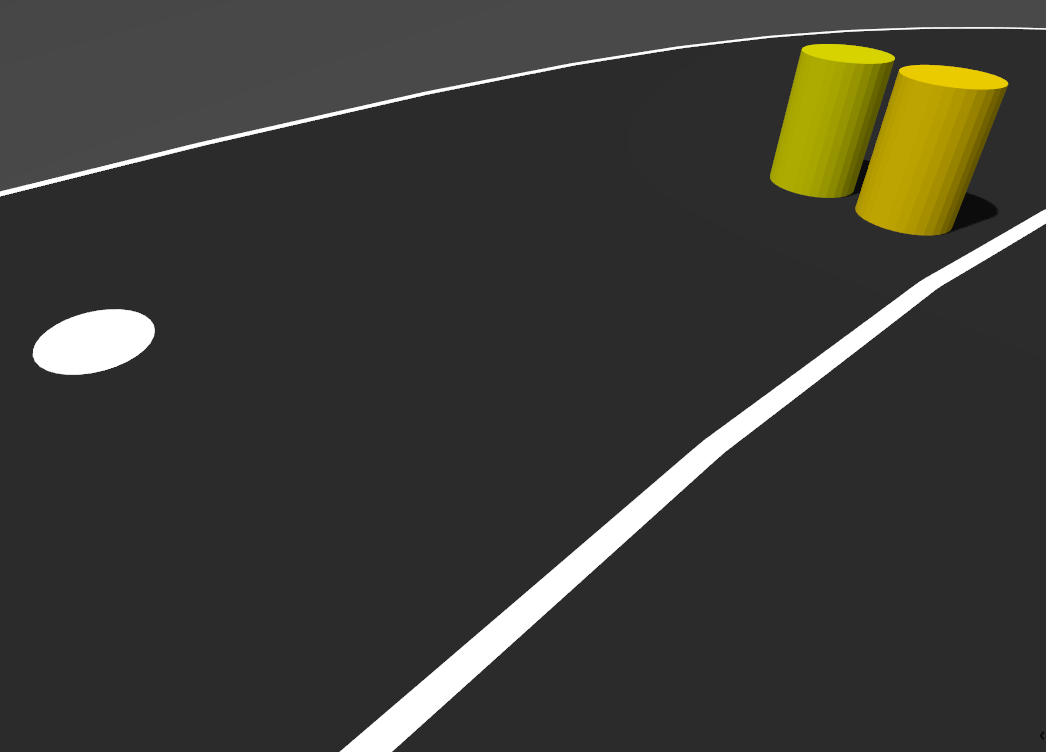
#> input picture task_3/input_images/IMG_0903.png, 1046 x 752 px; its folder holds only this picture in this run
$ python -i main.py   (imports and definitions only)
#> lines starting #> are read from the running program, lines starting #| are printed output that depends on the picture; after the words box and inside, x2 and y2 are one past the last pixel; in counts of white or black regions, pixels touching at a corner belong together
#> further down, picture is the input picture: shape (752, 1046, 3); mean B, G, R 52.7, 58.7, 59.3
import os
# [2 lines not run here, left out]
import os
import cv2
import numpy as np

# Folder Paths
input_dir = "Task_3/input"
output_dir = "Task_3/output"
# [1 line not run here, left out]

valid_extensions = ('.jpg', '.jpeg', '.png', '.bmp')
# [1 line that did not run here, left out]

# [1 line not run here, left out]

def detect_obstacles_and_potholes(img):
    """Detects potholes (white circles) and obstacles (colored cylinders/crates)
    while ignoring continuous lane boundary lines."""

    hsv = cv2.cvtColor(img, cv2.COLOR_BGR2HSV)
#> hsv: shape (752, 1046, 3); mean H, S, V 1.1, 10.1, 59.3
    gray = cv2.cvtColor(img, cv2.COLOR_BGR2GRAY)

    # 1. COLOR MASKS FOR OBSTACLES (Yellow, Green, Blue)
    # Yellow Cylinders & Crates
    lower_yellow = np.array([15, 100, 100])
    upper_yellow = np.array([35, 255, 255])
    mask_yellow = cv2.inRange(hsv, lower_yellow, upper_yellow)
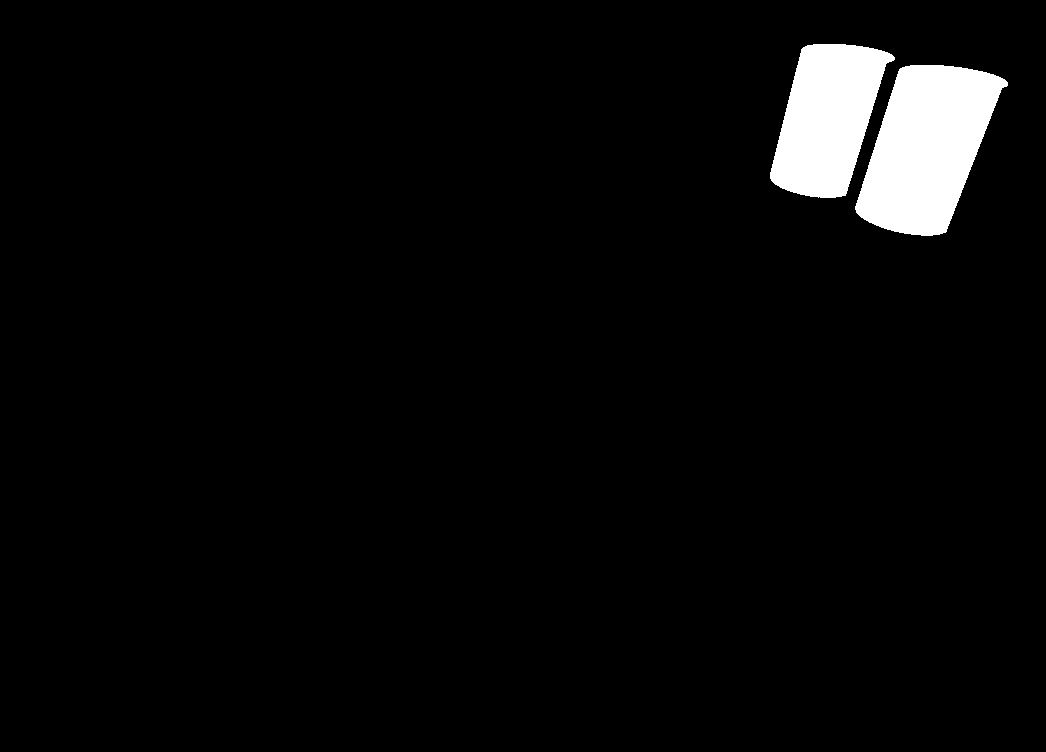
#> mask_yellow: shape (752, 1046); 3.8% white; 2 white regions, box (x1, y1, x2, y2) and area: (855, 65, 1008, 236) 16859, (770, 44, 895, 198) 12649

    # Green Cylinders
    lower_green = np.array([40, 100, 100])
    upper_green = np.array([85, 255, 255])
    mask_green = cv2.inRange(hsv, lower_green, upper_green)
#> mask_green: shape (752, 1046); every value is 0

    # Blue Cylinders
    lower_blue = np.array([100, 100, 100])
    upper_blue = np.array([140, 255, 255])
    mask_blue = cv2.inRange(hsv, lower_blue, upper_blue)

    # Combine obstacle masks
    obstacle_mask = cv2.bitwise_or(mask_yellow, cv2.bitwise_or(mask_green, mask_blue))

    # 2. POTHOLE MASK (Pure White Circular/Oval Patches)
    # White threshold for bright patches
    _, white_mask = cv2.threshold(gray, 240, 255, cv2.THRESH_BINARY)
#> white_mask: shape (752, 1046); 3.6% white; 5 white regions, box (x1, y1, x2, y2) and area: (341, 210, 1046, 752) 19827, (33, 310, 155, 374) 5794, (0, 28, 931, 196) 2426, (1012, 28, 1044, 29) 32, (963, 27, 994, 28) 31

    # Combine all potential detections
    combined_mask = cv2.bitwise_or(obstacle_mask, white_mask)
#> combined_mask: shape (752, 1046); 7.3% white; 7 white regions, largest, box (x1, y1, x2, y2) and area: (341, 210, 1046, 752) 19827, (855, 65, 1008, 236) 16859, (770, 44, 895, 198) 12649

    # Clean noise using Morphology
    kernel = cv2.getStructuringElement(cv2.MORPH_RECT, (3, 3))
    cleaned = cv2.morphologyEx(combined_mask, cv2.MORPH_OPEN, kernel)
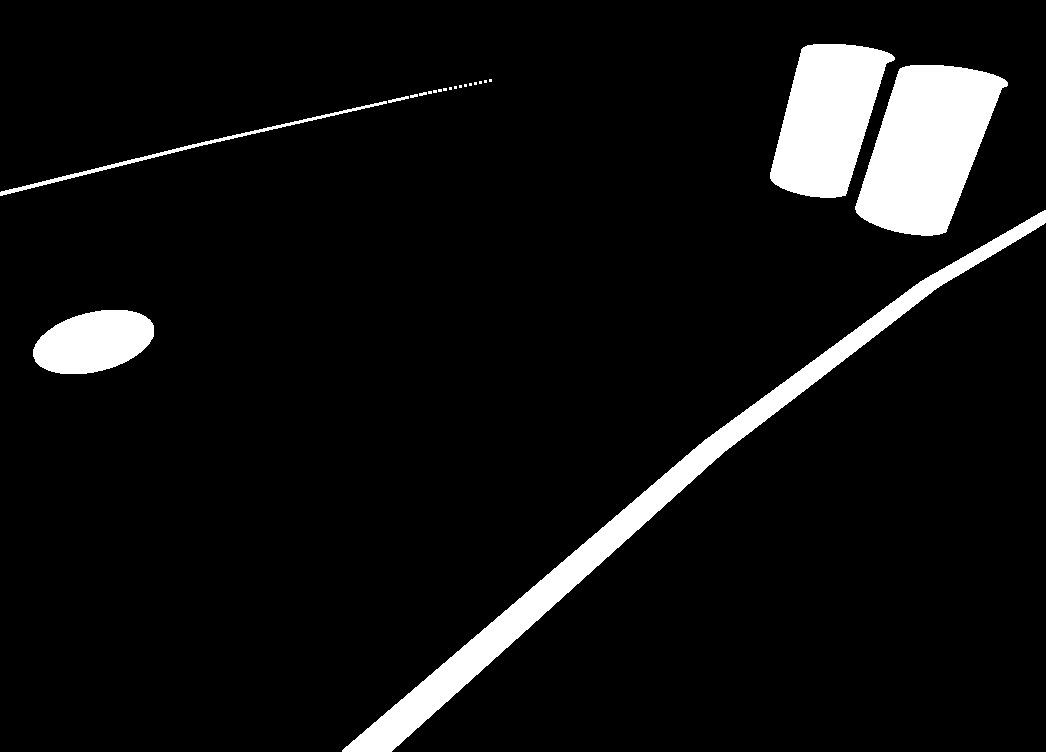
#> cleaned: shape (752, 1046); 7.2% white; 21 white regions (13 under 20 px)

    contours, _ = cv2.findContours(cleaned, cv2.RETR_EXTERNAL, cv2.CHAIN_APPROX_SIMPLE)
#> contours = 21 contours, 15 with area under 20; largest, box (x1, y1, x2, y2) and area: (342, 210, 1046, 752) 19116, (855, 65, 1008, 236) 16612, (770, 44, 895, 198) 12427, (33, 310, 154, 374) 5656, (0, 101, 387, 196) 1026, (388, 96, 409, 103) 40

    output = img.copy()
    count = 0

    for cnt in contours:
        area = cv2.contourArea(cnt)

        # Area filter for small noise or large background
        if 80 < area < 40000:
            x, y, w, h = cv2.boundingRect(cnt)
            aspect_ratio = float(w) / h

            # Filter out thin long lane boundary lines (lane lines have extreme aspect ratio or low solidity)
            hull = cv2.convexHull(cnt)
            hull_area = cv2.contourArea(hull)
            solidity = float(area) / hull_area if hull_area > 0 else 0

            # Valid obstacles/potholes are compact shapes (not thin winding lines)
            if solidity > 0.55 and (0.2 < aspect_ratio < 4.0):
                # Ignore UI elements at bottom corner if any
                if y > img.shape[0] - 30 and x > img.shape[1] - 120:
                    continue

                count += 1

                # Draw Bounding Box
                cv2.rectangle(output, (x, y), (x + w, y + h), (0, 0, 255), 2)

                # Label Pixel Coordinates (X, Y)
                coord_text = f"({x},{y})"
                cv2.putText(output, coord_text, (x, max(y - 6, 12)),
                            cv2.FONT_HERSHEY_SIMPLEX, 0.45, (255, 255, 0), 1, cv2.LINE_AA)
#> this loop made 21 passes
#> (area, x, y, w, h, aspect_ratio, hull_area, solidity) on passes 1, 2, 3, 20, 21: (5656.5, 33, 310, 121, 64, 1.89, 5724, 0.988), (19115.5, 342, 210, 704, 542, 1.3, 31458.5, 0.608), (1026.5, 0, 101, 387, 95, 4.07, 1761, 0.583), (16611.5, 855, 65, 153, 171, 0.895, 17102, 0.971), (12427, 770, 44, 125, 154, 0.812, 13000.5, 0.956)
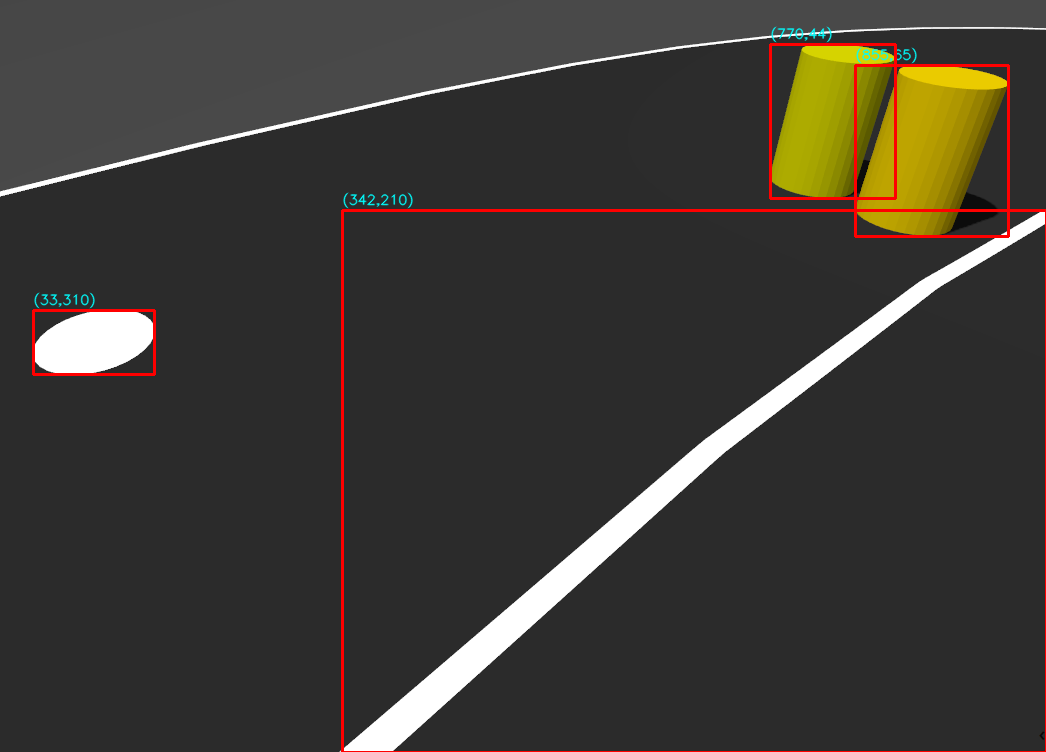
#> output: shape (752, 1046, 3); 1.46% of pixels changed, all inside (x1, y1, x2, y2) = (32, 26, 1046, 752)
#> after the loop, count = 4

    # Overlay Total Detected Count
    banner_text = f"Total Detected: {count}"
#> banner_text = 'Total Detected: 4'
    cv2.putText(output, banner_text, (20, 40),
                cv2.FONT_HERSHEY_SIMPLEX, 0.8, (0, 255, 0), 2, cv2.LINE_AA)
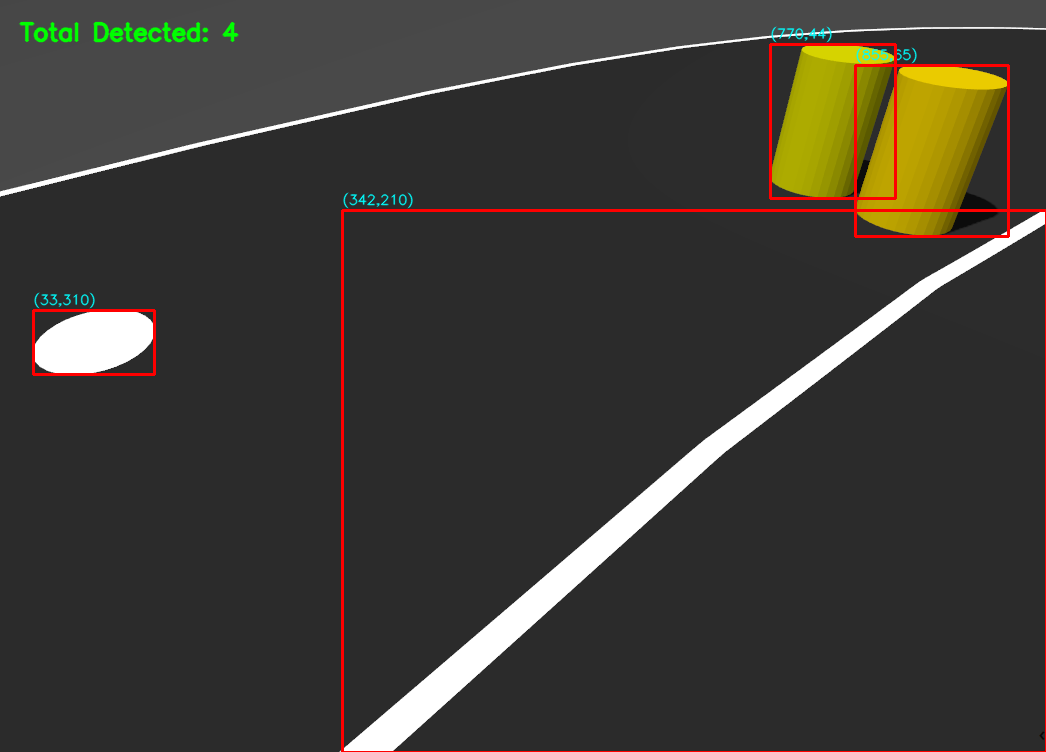
#> output: shape (752, 1046, 3); 0.33% of pixels changed, all inside (x1, y1, x2, y2) = (18, 21, 240, 43)

    return output, count

# Batch Execution
# [13 lines not run here, left out]

>>> import cv2
>>> picture = cv2.imread('input_images/IMG_0903.png')
>>> result = detect_obstacles_and_potholes(picture)

$ run again, on task_3/input_images/IMG_0904.png
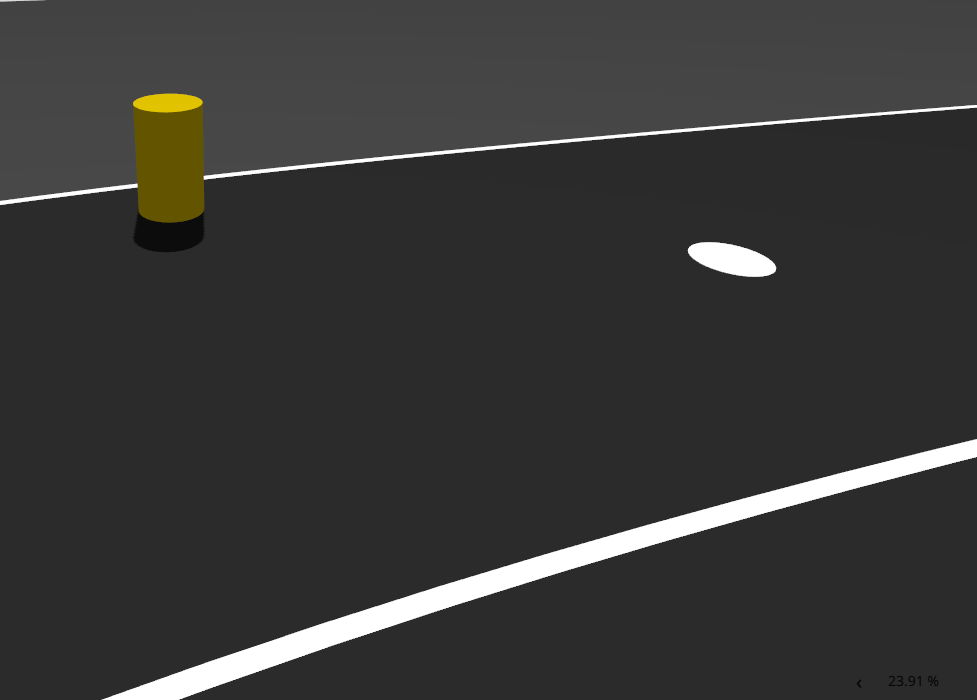
#> input picture task_3/input_images/IMG_0904.png, 977 x 700 px
#> picture is the input picture: shape (700, 977, 3); mean B, G, R 55.1, 56.3, 56.5
#> hsv: shape (700, 977, 3); mean H, S, V 0.3, 3.2, 56.5
#> in detect_obstacles_and_potholes, `mask_yellow = cv2.inRange(hsv, lower_yellow, upper_yellow)`:
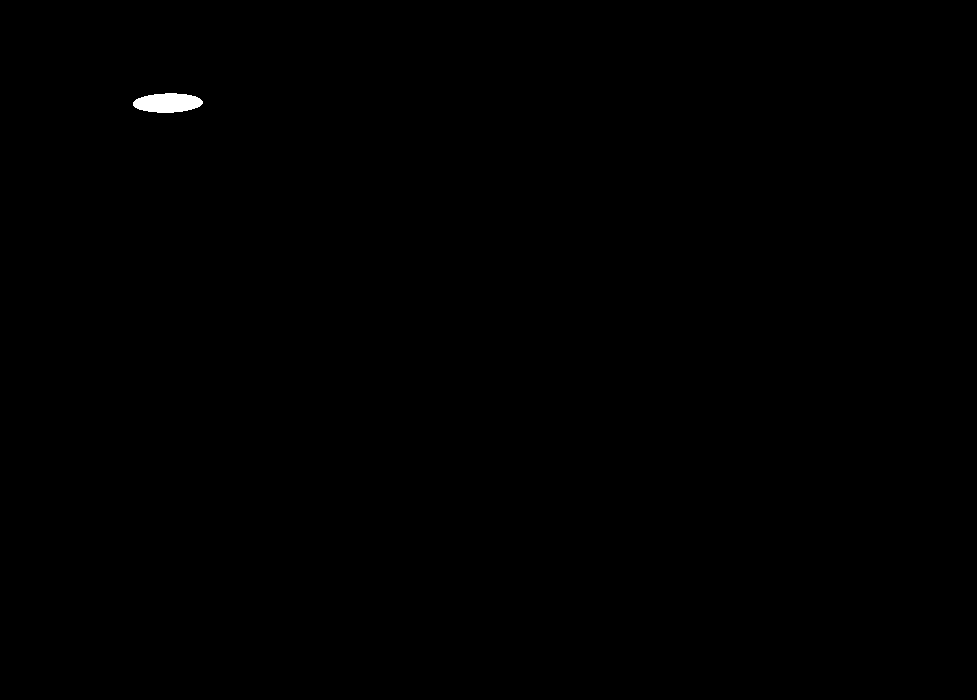
#> mask_yellow: shape (700, 977); 0.16% white; 1 white region, box (x1, y1, x2, y2) and area: (133, 93, 203, 113) 1075
#> mask_green: shape (700, 977); every value is 0
#> white_mask: shape (700, 977); 3.3% white; 4 white regions, box (x1, y1, x2, y2) and area: (103, 440, 977, 700) 18497, (688, 243, 776, 276) 1979, (204, 105, 977, 179) 1940, (0, 184, 137, 205) 454
#> combined_mask: shape (700, 977); 3.5% white; 5 white regions, box (x1, y1, x2, y2) and area: (103, 440, 977, 700) 18497, (688, 243, 776, 276) 1979, (204, 105, 977, 179) 1940, (133, 93, 203, 113) 1075, (0, 184, 137, 205) 454
#> cleaned: shape (700, 977); 3.4% white; 54 white regions (26 under 20 px)
#> contours = 54 contours, 48 with area under 20; largest, box (x1, y1, x2, y2) and area: (106, 440, 977, 700) 17614, (688, 243, 776, 276) 1886, (133, 93, 203, 113) 1002, (0, 184, 137, 205) 314, (204, 169, 273, 179) 137, (283, 166, 301, 170) 34
#> the loop in detect_obstacles_and_potholes, `for cnt in contours:` made 54 passes
#> (area, x, y, w, h, aspect_ratio, hull_area, solidity) on passes 1, 2, 3, 4, 54: (17614.5, 106, 440, 871, 260, 3.35, 24188.5, 0.728), (1886, 688, 243, 88, 33, 2.67, 1930.5, 0.977), (314.5, 0, 184, 137, 21, 6.52, 458.5, 0.686), (137, 204, 169, 69, 10, 6.9, 194, 0.706), (1002.5, 133, 93, 70, 20, 3.5, 1041.5, 0.963)
#> after the loop in detect_obstacles_and_potholes, `for cnt in contours:`: count = 3
#> banner_text = 'Total Detected: 3'
#> in detect_obstacles_and_potholes, `cv2.putText(output, banner_text, (20, 40), cv2.FONT_HERSHEY_SIMPLEX, 0..`:
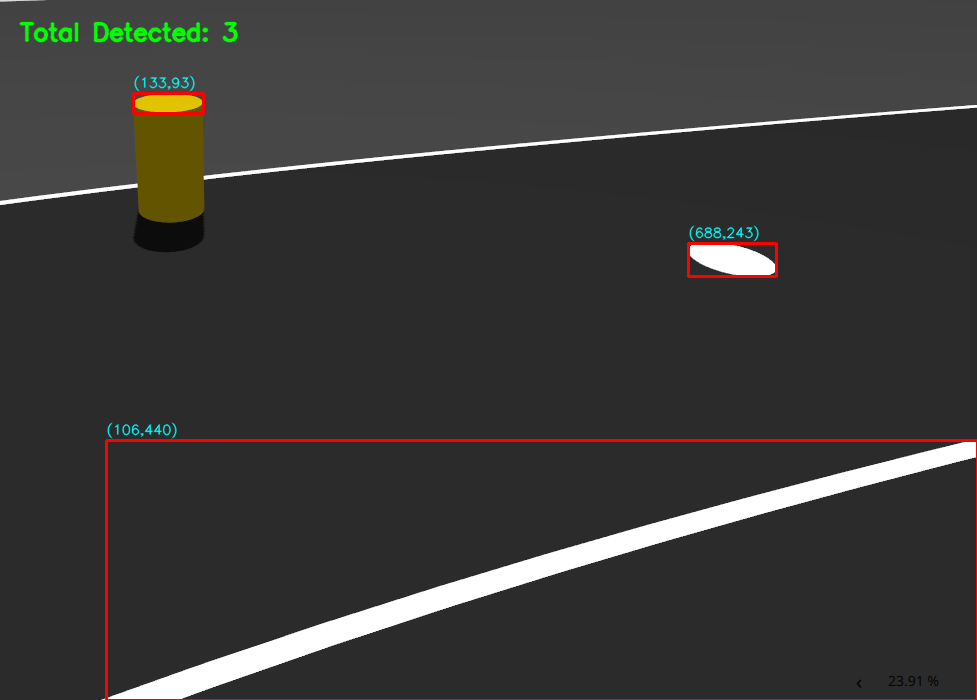
#> output: shape (700, 977, 3); mean B, G, R 54.7, 56.5, 58
